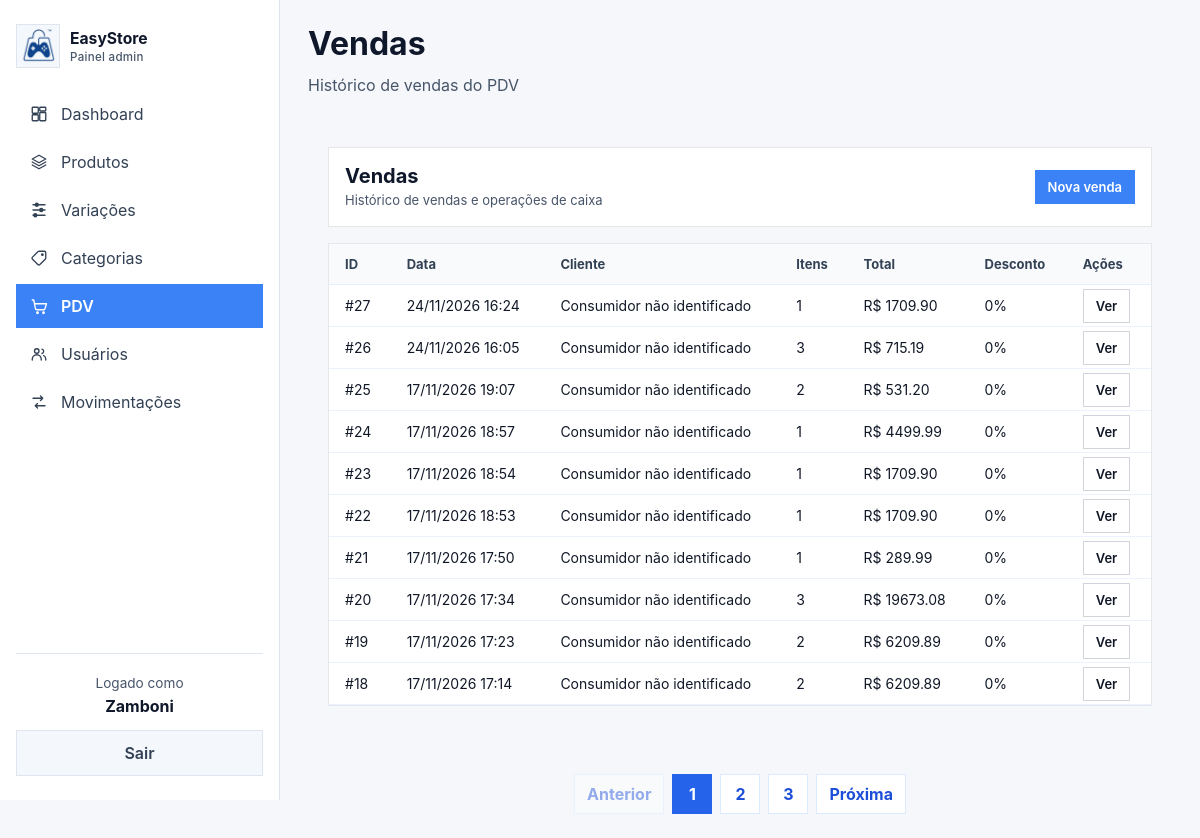
Before: /pdv/historico (signed in) with the older database file.
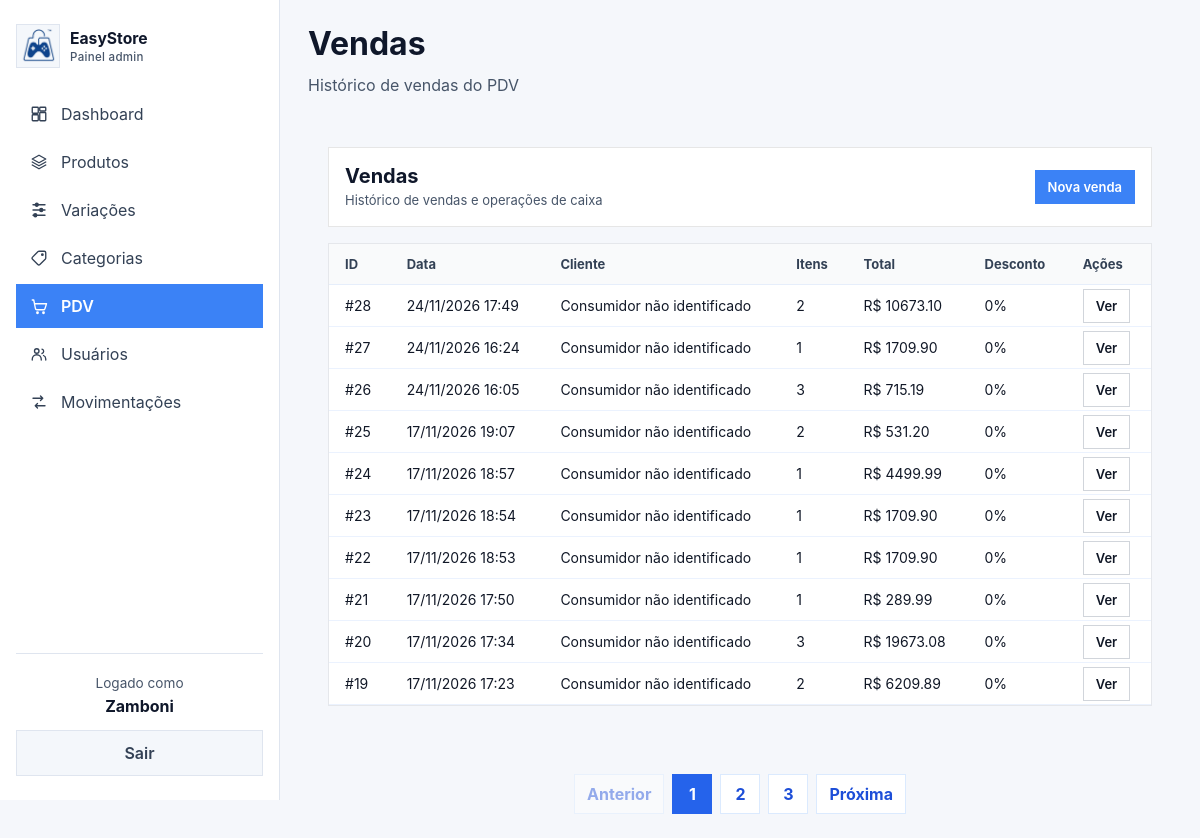
After: the same page with the newer database file.
### app/models/venda.py (models this page shows, shortened)
class Venda(Base):
    __tablename__ = "vendas"
    id = Column(
        Integer,
        primary_key=True,
        index=True
    )
    cliente_id = Column(
        Integer,
        ForeignKey("clientes.id", ondelete="SET NULL"),
        nullable=True
    )
    usuario_id = Column(
        Integer,
        ForeignKey("usuarios.id", ondelete="SET NULL"),
        nullable=True
    )
    desconto_percentual = Column(
        Float,
        nullable=False,
        default=0.0
    )
    total_bruto = Column(
        Float,
        nullable=False,
        default=0.0
    )
    total_liquido = Column(
        Float,
        nullable=False,
        default=0.0
    )
    observacao = Column(
        String(255),
        nullable=True
    )
    criado_em = Column(
        DateTime,
        server_default=func.now()
    )
    chave_idempotencia = Column(
        String(64),
        nullable=True,
        unique=True,
        index=True,
    )
    cliente = relationship(
        "Cliente",
        back_populates="vendas"
    )
    usuario = relationship(
        "Usuario",
        backref="vendas"
    )
    itens = relationship(
        "ItemVenda",
        back_populates="venda",
        cascade="all, delete-orphan"
    )
    pagamentos = relationship(
        "Pagamento",
        back_populates="venda",
        cascade="all, delete-orphan"
    )

### app/controllers/pdv_controller.py (the view)
@router.get("/historico")
def historico_vendas(
    request: Request,
    pagina: int = 1,
    por_pagina: int = 10,
    db: Session = Depends(get_db),
    usuario=Depends(get_admin)
):
    query = (
        db.query(Venda)
        .order_by(
            Venda.criado_em.desc()
        )
    )
    total_vendas = query.count()
    por_pagina = min(
        max(
            por_pagina,
            1
        ),
        10
    )
    total_paginas = (
        math.ceil(
            total_vendas /
            por_pagina
        )
        if total_vendas
        else 1
    )
    pagina = min(
        max(
            pagina,
            1
        ),
        total_paginas
    )
    vendas = (
        query
        .offset(
            (pagina - 1) *
            por_pagina
        )
        .limit(
            por_pagina
        )
        .all()
    )
    return templates.TemplateResponse(
        request,
        "admin/vendas.html",
        {
            "request": request,
            "usuario": usuario,
            "vendas": vendas,
            "pagina": pagina,
            "por_pagina": por_pagina,
            "total_paginas":
                total_paginas,
            "total_vendas":
                total_vendas,
            "page_title":
                "Vendas",
            "page_subtitle":
                "Histórico de vendas do PDV",
            "css_path":
                "css/vendas.css",
            "active": "pos",
        }
    )

### app/templates/admin/vendas.html
{% extends "admin/base.html" %}
{% set css_path = 'css/vendas.css' %}
{% set active = active or 'pos' %}
{% block content %}
<div class="vendas-container">
  <div class="vendas-header">
    <div>
      <h2>Vendas</h2>
      <p class="subtitle">Histórico de vendas e operações de caixa</p>
    </div>
    <div class="vendas-actions">
      {% set role = usuario.role if usuario is not mapping else usuario.get('role') if usuario else None %}
      {% if role == 'admin' %}
      <a href="/admin/pos" style="background-color: #157ED3;" class="btn-small btn-primary">Nova venda</a>
      {% elif role == 'operador' %}
      <a href="/pdv" style="background-color: #157ED3;" class="btn-small btn-primary">Nova venda</a>
      {% endif %}
    </div>
  </div>
  <div class="vendas-body">
    <table class="vendas-table">
      <thead>
        <tr>
          <th>ID</th>
          <th>Data</th>
          <th>Cliente</th>
          <th>Itens</th>
          <th>Total</th>
          <th>Desconto</th>
          <th>Ações</th>
        </tr>
      </thead>
      <tbody>
        {% for venda in vendas %}
        <tr>
          <td>#{{ venda.id }}</td>
          <td>{{ venda.criado_em.strftime('%d/%m/%Y %H:%M') if venda.criado_em else '-' }}</td>
          <td>{{ venda.cliente.nome if venda.cliente else 'Consumidor não identificado' }}</td>
          <td>{{ venda.itens|length }}</td>
          <td>R$ {{ "%.2f"|format(venda.total_liquido) }}</td>
          <td>{{ "%.0f"|format(venda.desconto_percentual) }}%</td>
          <td><a href="/pdv/venda/{{ venda.id }}" class="btn-small">Ver</a></td>
        </tr>
        {% else %}
        <tr class="empty-row">
          <td colspan="7">Nenhuma venda encontrada</td>
        </tr>
        {% endfor %}
      </tbody>
    </table>
  </div>
</div>
<nav class="pagination" aria-label="Paginação de vendas">
  <a class="pagination-link {% if pagina == 1 %}disabled{% endif %}" href="/pdv/historico?por_pagina={{ por_pagina }}&pagina={{ pagina - 1 }}">Anterior</a>
  {% for numero in range(1, total_paginas + 1) %}
  <a class="pagination-link {% if numero == pagina %}active{% endif %}" href="/pdv/historico?por_pagina={{ por_pagina }}&pagina={{ numero }}">{{ numero }}</a>
  {% endfor %}
  <a class="pagination-link {% if pagina == total_paginas %}disabled{% endif %}" href="/pdv/historico?por_pagina={{ por_pagina }}&pagina={{ pagina + 1 }}">Próxima</a>
</nav>
{% endblock %}

Changed rows visible on the page:
no longer on this page (row unchanged): Venda: id "18", criado_em "17/11/2026 17:14", cliente "Consumidor não identificado", itens|length "2", total_liquido "6209.89", desconto_percentual "0"
added Venda: id "28", criado_em "24/11/2026 17:49", cliente "Consumidor não identificado", itens|length "2", total_liquido "10673.10", desconto_percentual "0"
